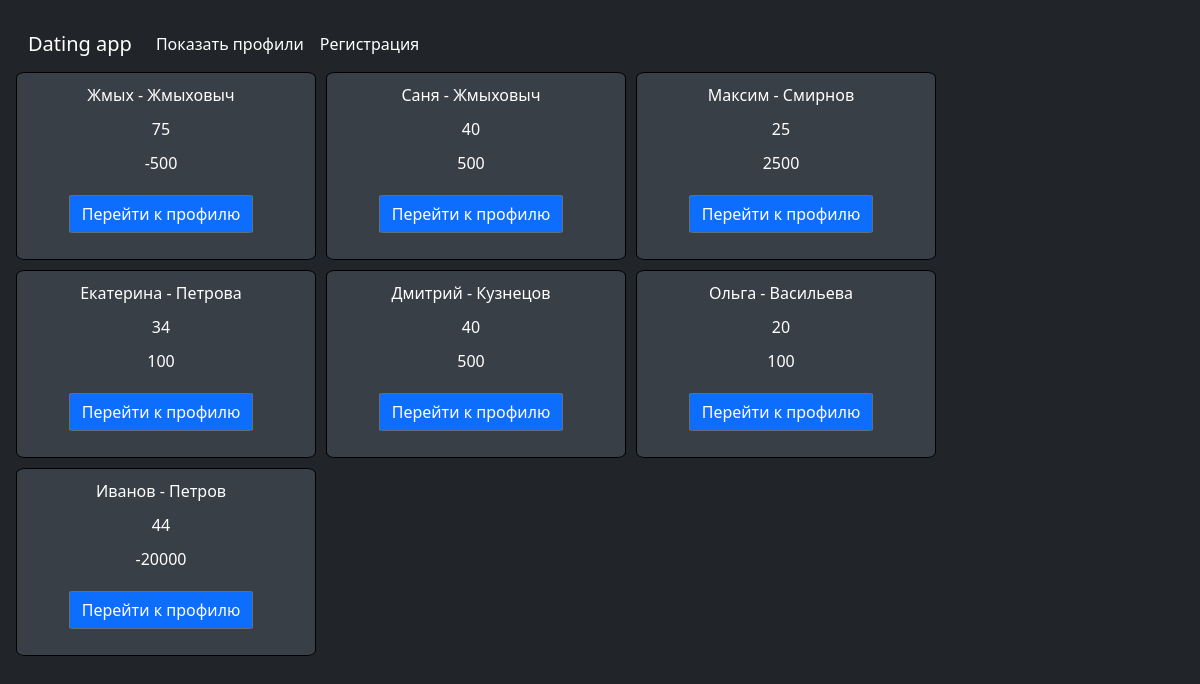
The page / on the database its author committed.
### profiles/models.py (models this page shows)
class Profile(models.Model):
    Name = models.CharField(max_length=50)
    Sure_Name = models.CharField(max_length=50)
    Age = models.PositiveIntegerField()
    STATUS = (
        ("st", "Учусь"),
        ("wk", "Работаю"),
        ("sd", "Туплю"),
        ("mm", "Мамкин миллиардер"),
        ("mp", "Мамин бродяга, папин симпотяга"),
    )
    Status = models.CharField(max_length=50, choices=STATUS)
    Salary = models.IntegerField()
    Description = models.TextField()
    def __str__(self):
        return f"{self.Name} - {self.Sure_Name}"
    def get_absolute_url(self):
        return f"/{self.pk}"

### profiles/views.py (the view)
# urls.py: path('', show_profiles),
def show_profiles(request):
    context = {"profiles": Profile.objects.all()}
    return render(request, "index.html", context=context)

### Templates/index.html (shortened to what this page needs)
<!DOCTYPE html>
<html lang="en">
<head>
  <link href="/docs/5.3/dist/css/bootstrap.min.css" rel="stylesheet">
  <link href="https://cdn.jsdelivr.net/npm/bootstrap@5.3.0-alpha3/dist/css/bootstrap.min.css" rel="stylesheet">
</head>
<body class="d-flex h-100 text-center text-bg-dark">
  <div class="cover-container d-flex w-100 h-100 p-3 mx-auto flex-column">
    <nav class="navbar navbar-expand navbar-dark bg-dark" aria-label="Second navbar example">
      <div class="container-fluid">
        <a class="navbar-brand" href="http://127.0.0.1:8000">Dating app</a>
        <div class="collapse navbar-collapse" id="navbarsExample02">
          <ul class="navbar-nav me-auto">
           <li class="nav-item">
              <a class="nav-link active" aria-current="page" href="http://127.0.0.1:8000">Показать профили</a>
            </li>
            <li class="nav-item">
              <a class="nav-link active" aria-current="page" href="http://127.0.0.1:8000/Register">Регистрация</a>
            </li>
          </ul>
        </div>
      </div>
    </nav>
    <div style="display: flex; flex-wrap: wrap; flex:1;">
        {% for profile in profiles %}
            <div style="background-color: #383f46; border-radius: 3%; width: 300px; border: 1px solid black; margin-right: 10px; ; margin-bottom: 10px; text-align: center; padding-right: 10px;">
                <p style="margin: 10px;">{{profile}}</p>
                <p style="margin: 10px;">{{profile.Age}}</p>
                <p style="margin: 10px;">{{profile.Salary}}</p>
                <p><a href="{{profile.get_absolute_url}}" name="add_button"  class="btn btn-primary" style="margin-top: 20px;  margin: 10px; border: 1px solid #63707c; border-radius: 3%;color: white;  text-decoration: none;">Перейти к профилю</a></p>
            </div>
        {% endfor %}
    </div>
</body>
</html>

### rows shown on the page
Profile: Name+Sure_Name "Жмых - Жмыховыч", Age "75", Salary "-500"
Profile: Name+Sure_Name "Саня - Жмыховыч", Age "40", Salary "500"
Profile: Name+Sure_Name "Максим - Смирнов", Age "25", Salary "2500"
Profile: Name+Sure_Name "Екатерина - Петрова", Age "34", Salary "100"
Profile: Name+Sure_Name "Дмитрий - Кузнецов", Age "40", Salary "500"
Profile: Name+Sure_Name "Ольга - Васильева", Age "20", Salary "100"
Profile: Name+Sure_Name "Иванов - Петров", Age "44", Salary "-20000"
